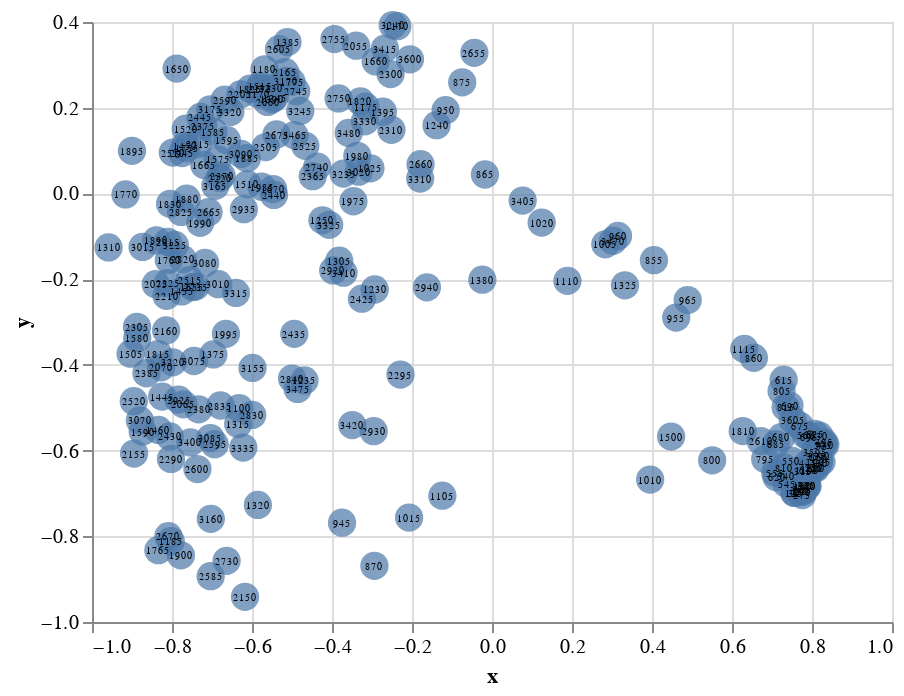

This figure's notebook cell:
### Markdown cell above
And cluster the column spaces

### Code cell
xt_nofl = spectral_cluster(U_nofl_list, names)

print('spectral clustering finished')
alltuples_nofl = {
    'name':names_nofl,
    'x':xt_nofl[:,0],
    'y':xt_nofl[:,1],
}    
source_nofl = pd.DataFrame(alltuples_nofl, columns =['name','x','y'])
simplest_visualization(source_nofl)

### Figure 1 — Vega-Lite specification as saved in the notebook (floating-point values rounded to 4 significant figures; data arrays with more than 128 entries replaced by an {"elided": "..."} marker saying what was removed)
{"config": {"view": {"continuousWidth": 400, "continuousHeight": 300}}, "layer": [{"mark": {"type": "point", "filled": true, "size": 200}, "encoding": {"x": {"field": "x", "type": "quantitative"}, "y": {"field": "y", "type": "quantitative"}}, "selection": {"selector020": {"type": "single", "encodings": ["x", "y"], "on": "mouseover", "nearest": true, "empty": "none"}}}, {"mark": {"type": "text", "filled": true, "size": 5}, "encoding": {"size": {"condition": {"value": 20, "selection": "selector020"}, "value": 5}, "text": {"field": "name", "type": "quantitative"}, "x": {"field": "x", "type": "quantitative"}, "y": {"field": "y", "type": "quantitative"}}}], "data": {"name": "data-5bbc97a401d1676e4a612d470c18c176"}, "$schema": "https://vega.github.io/schema/vega-lite/v4.17.0.json", "datasets": {"data-5bbc97a401d1676e4a612d470c18c176": {"elided": "225 records"}}}
